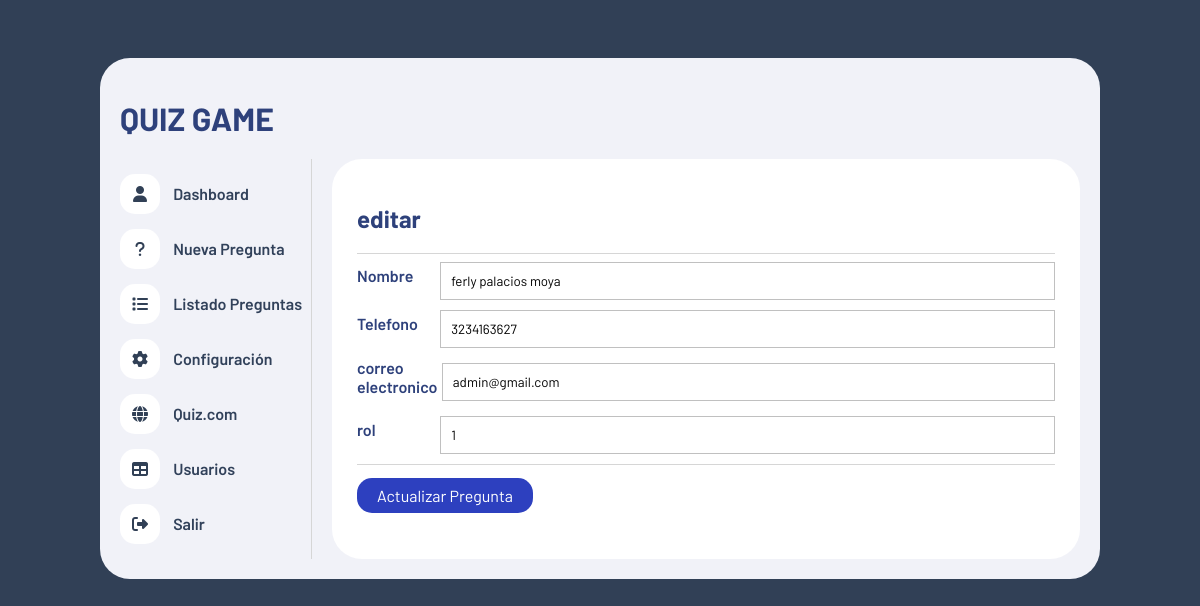
/funciones/editar.php?id=1077425015, run on the app's committed database.
### tables this page shows
CREATE TABLE `usuarios` (
  `id` varchar(20) NOT NULL,
  `nombre` varchar(80) NOT NULL,
  `telefono` varchar(14) NOT NULL,
  `correo` varchar(60) NOT NULL,
  `password` varchar(80) NOT NULL,
  `fechas_creacion` date NOT NULL,
  `id_rol` int(11) NOT NULL
);

### funciones/editar.php (the view, shortened to what this page needs)
<?php
include "./conexion.php";
if (isset($_GET['id'])) {
    $id = $_GET['id'];
    $stmt = $conn->prepare("SELECT * FROM usuarios WHERE id = ?");
    $stmt->bind_param("i", $id);
    $stmt->execute();
    $result = $stmt->get_result();
    $artesania = $result->fetch_assoc();
}
?>
<!DOCTYPE html>
<html lang="es">
<head>
    <link rel="stylesheet" href="https://cdnjs.cloudflare.com/ajax/libs/font-awesome/6.1.1/css/all.min.css" />
    <link rel="stylesheet" href="../css/estilo.css">
</head>
<body>
    <div class="contenedor">
        <header>
            <h1>QUIZ GAME</h1>
        </header>
        <div class="contenedor-info">
            <?php include("../nav.php") ?>
            <div class="panel">
                <h2>editar </h2>
                <hr>
                <section id="nuevaPregunta">
                    <form action="editar.php" method="POST">
                        <div class="opciones">
                            <div class="opcion">
                                <label for="">Nombre</label>
                                <input type="text" class="form-control" id="nombre" name="nombre" value="<?php echo $artesania['nombre']; ?>" required>
                            </div>
                            <div class="opcion">
                                <label for="">Telefono</label>
                                <input type="text" class="form-control" id="telefono" name="telefono" value="<?php echo $artesania['telefono']; ?>" required>
                                </div>
                            <div class="opcion">
                                <label for="">correo electronico</label>
                                <input type="email" class="form-control" id="correo" name="correo" value="<?php echo $artesania['correo']; ?>" required>
                            </div>
                            <div class="opcion">
                                <label for="">rol</label>
                                <input type="number" class="form-control" id="rol" name="rol" value="<?php echo $artesania['id_rol']; ?>" required>
                            </div>
                        </div>
                        <hr>
                        <input type="submit" value="Actualizar Pregunta" name="actualizar" class="btn-guardar" >
                        </form>
                </section>
            </div>
        </div>
    </div>
</body>
</html>

### css/estilo.css (style rules this page uses)
* { box-sizing: border-box; font-family: 'Barlow'; }
body { background-color: #314056; padding: 50px; color: #2e417b; }
hr { border: none; border-bottom: 1px solid #d6d6d6; }
.contenedor { max-width: 1000px; width: 100%; margin: auto; background-color: #f1f2f8; padding: 20px; border-radius: 30px; }
.contenedor .contenedor-info { display: flex; }
.contenedor .contenedor-info .panel { background-color: #fff; width: 100%; border-radius: 30px; margin-left: 20px; padding: 25px; }
#nuevaPregunta label { display: block; font-size: 16px; font-weight: 600; margin-bottom: 10px; }
#nuevaPregunta .opcion { display: flex; align-items: center; margin-bottom: 10px; }
#nuevaPregunta .opcion label { width: 10%; display: inline; }
#nuevaPregunta .opcion input { width: 90%; padding: 10px; margin-left: 15px; border: 1px solid #c0c0c0; }
#nuevaPregunta .btn-guardar { background: #2d40bf; font-size: 16px; color: #fff; border: none; padding: 8px 20px; border-radius: 15px; margin: 5px 0; transition: .5s; cursor: pointer; }

### data on the page
usuarios: nombre "ferly palacios moya", telefono "3234163627", correo "admin@gmail.com", rol "1"
